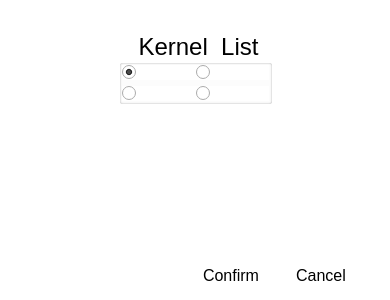
<?xml version="1.0" encoding="UTF-8"?>
<ui version="4.0">
 <class>KernelSelection</class>
 <widget class="QDialog" name="KernelSelection">
  <property name="geometry">
   <rect>
    <x>0</x>
    <y>0</y>
    <width>390</width>
    <height>300</height>
   </rect>
  </property>
  <property name="sizePolicy">
   <sizepolicy hsizetype="Preferred" vsizetype="Preferred">
    <horstretch>0</horstretch>
    <verstretch>0</verstretch>
   </sizepolicy>
  </property>
  <property name="minimumSize">
   <size>
    <width>390</width>
    <height>300</height>
   </size>
  </property>
  <property name="maximumSize">
   <size>
    <width>390</width>
    <height>300</height>
   </size>
  </property>
  <property name="windowTitle">
   <string>Please select a kernel.</string>
  </property>
  <property name="autoFillBackground">
   <bool>false</bool>
  </property>
  <property name="styleSheet">
   <string notr="true">color: rgb(0, 0, 0);
background-color: rgb(255, 255, 255);</string>
  </property>
  <layout class="QVBoxLayout" name="verticalLayout" stretch="0,0,2,0">
   <item>
    <spacer name="verticalSpacer">
     <property name="orientation">
      <enum>Qt::Vertical</enum>
     </property>
     <property name="sizeHint" stdset="0">
      <size>
       <width>20</width>
       <height>20</height>
      </size>
     </property>
    </spacer>
   </item>
   <item>
    <layout class="QHBoxLayout" name="horizontalLayout">
     <item>
      <spacer name="horizontalSpacer_3">
       <property name="orientation">
        <enum>Qt::Horizontal</enum>
       </property>
       <property name="sizeHint" stdset="0">
        <size>
         <width>40</width>
         <height>20</height>
        </size>
       </property>
      </spacer>
     </item>
     <item>
      <widget class="QGroupBox" name="groupBox">
       <property name="font">
        <font>
         <pointsize>18</pointsize>
        </font>
       </property>
       <property name="title">
        <string>Kernel  List</string>
       </property>
       <property name="alignment">
        <set>Qt::AlignCenter</set>
       </property>
       <layout class="QGridLayout" name="gridLayout">
        <property name="leftMargin">
         <number>0</number>
        </property>
        <property name="topMargin">
         <number>0</number>
        </property>
        <property name="rightMargin">
         <number>0</number>
        </property>
        <property name="bottomMargin">
         <number>0</number>
        </property>
        <property name="horizontalSpacing">
         <number>0</number>
        </property>
        <item row="0" column="0">
         <widget class="QRadioButton" name="rBtn_jl">
          <property name="font">
           <font>
            <pointsize>48</pointsize>
           </font>
          </property>
          <property name="autoFillBackground">
           <bool>false</bool>
          </property>
          <property name="text">
           <string/>
          </property>
          <property name="icon">
           <iconset resource="../../resource/ribbon_resource.qrc">
            <normaloff>:/image/image/julia.png</normaloff>:/image/image/julia.png</iconset>
          </property>
          <property name="iconSize">
           <size>
            <width>48</width>
            <height>48</height>
           </size>
          </property>
          <property name="checked">
           <bool>true</bool>
          </property>
          <attribute name="buttonGroup">
           <string notr="true">buttonGroup</string>
          </attribute>
         </widget>
        </item>
        <item row="0" column="1">
         <widget class="QRadioButton" name="rBtn_py">
          <property name="font">
           <font>
            <pointsize>48</pointsize>
           </font>
          </property>
          <property name="text">
           <string/>
          </property>
          <property name="icon">
           <iconset resource="../../resource/ribbon_resource.qrc">
            <normaloff>:/image/image/python-logo.png</normaloff>:/image/image/python-logo.png</iconset>
          </property>
          <property name="iconSize">
           <size>
            <width>32</width>
            <height>32</height>
           </size>
          </property>
          <attribute name="buttonGroup">
           <string notr="true">buttonGroup</string>
          </attribute>
         </widget>
        </item>
        <item row="1" column="0">
         <widget class="QRadioButton" name="rBtn_home">
          <property name="font">
           <font>
            <pointsize>48</pointsize>
           </font>
          </property>
          <property name="autoFillBackground">
           <bool>false</bool>
          </property>
          <property name="text">
           <string/>
          </property>
          <property name="icon">
           <iconset resource="../../resource/ribbon_resource.qrc">
            <normaloff>:/image/image/home.png</normaloff>:/image/image/home.png</iconset>
          </property>
          <property name="iconSize">
           <size>
            <width>48</width>
            <height>48</height>
           </size>
          </property>
          <property name="checked">
           <bool>false</bool>
          </property>
          <attribute name="buttonGroup">
           <string notr="true">buttonGroup</string>
          </attribute>
         </widget>
        </item>
        <item row="1" column="1">
         <widget class="QRadioButton" name="rBtn_blend">
          <property name="font">
           <font>
            <pointsize>48</pointsize>
           </font>
          </property>
          <property name="toolTip">
           <string/>
          </property>
          <property name="autoFillBackground">
           <bool>false</bool>
          </property>
          <property name="text">
           <string/>
          </property>
          <property name="icon">
           <iconset resource="../../resource/ribbon_resource.qrc">
            <normaloff>:/image/image/hamburger-button.png</normaloff>:/image/image/hamburger-button.png</iconset>
          </property>
          <property name="iconSize">
           <size>
            <width>48</width>
            <height>48</height>
           </size>
          </property>
          <property name="checked">
           <bool>false</bool>
          </property>
          <attribute name="buttonGroup">
           <string notr="true">buttonGroup</string>
          </attribute>
         </widget>
        </item>
       </layout>
      </widget>
     </item>
     <item>
      <spacer name="horizontalSpacer_4">
       <property name="orientation">
        <enum>Qt::Horizontal</enum>
       </property>
       <property name="sizeHint" stdset="0">
        <size>
         <width>40</width>
         <height>20</height>
        </size>
       </property>
      </spacer>
     </item>
    </layout>
   </item>
   <item>
    <spacer name="verticalSpacer_3">
     <property name="orientation">
      <enum>Qt::Vertical</enum>
     </property>
     <property name="sizeHint" stdset="0">
      <size>
       <width>20</width>
       <height>43</height>
      </size>
     </property>
    </spacer>
   </item>
   <item>
    <layout class="QHBoxLayout" name="horizontalLayout_2" stretch="10,0,0,1">
     <property name="spacing">
      <number>10</number>
     </property>
     <item>
      <spacer name="horizontalSpacer">
       <property name="orientation">
        <enum>Qt::Horizontal</enum>
       </property>
       <property name="sizeHint" stdset="0">
        <size>
         <width>40</width>
         <height>20</height>
        </size>
       </property>
      </spacer>
     </item>
     <item>
      <widget class="QPushButton" name="btn_confirm">
       <property name="font">
        <font>
         <pointsize>12</pointsize>
        </font>
       </property>
       <property name="text">
        <string>Confirm</string>
       </property>
       <property name="icon">
        <iconset resource="../../resource/ribbon_resource.qrc">
         <normaloff>:/image/image/check.png</normaloff>:/image/image/check.png</iconset>
       </property>
       <property name="default">
        <bool>true</bool>
       </property>
       <property name="flat">
        <bool>true</bool>
       </property>
      </widget>
     </item>
     <item>
      <widget class="QPushButton" name="btn_cancel">
       <property name="font">
        <font>
         <pointsize>12</pointsize>
        </font>
       </property>
       <property name="text">
        <string>Cancel</string>
       </property>
       <property name="icon">
        <iconset resource="../../resource/ribbon_resource.qrc">
         <normaloff>:/image/image/return.png</normaloff>:/image/image/return.png</iconset>
       </property>
       <property name="flat">
        <bool>true</bool>
       </property>
      </widget>
     </item>
     <item>
      <spacer name="horizontalSpacer_2">
       <property name="orientation">
        <enum>Qt::Horizontal</enum>
       </property>
       <property name="sizeHint" stdset="0">
        <size>
         <width>40</width>
         <height>20</height>
        </size>
       </property>
      </spacer>
     </item>
    </layout>
   </item>
  </layout>
 </widget>
 <resources>
  <include location="../../resource/ribbon_resource.qrc"/>
 </resources>
 <connections/>
 <buttongroups>
  <buttongroup name="buttonGroup"/>
 </buttongroups>
</ui>
